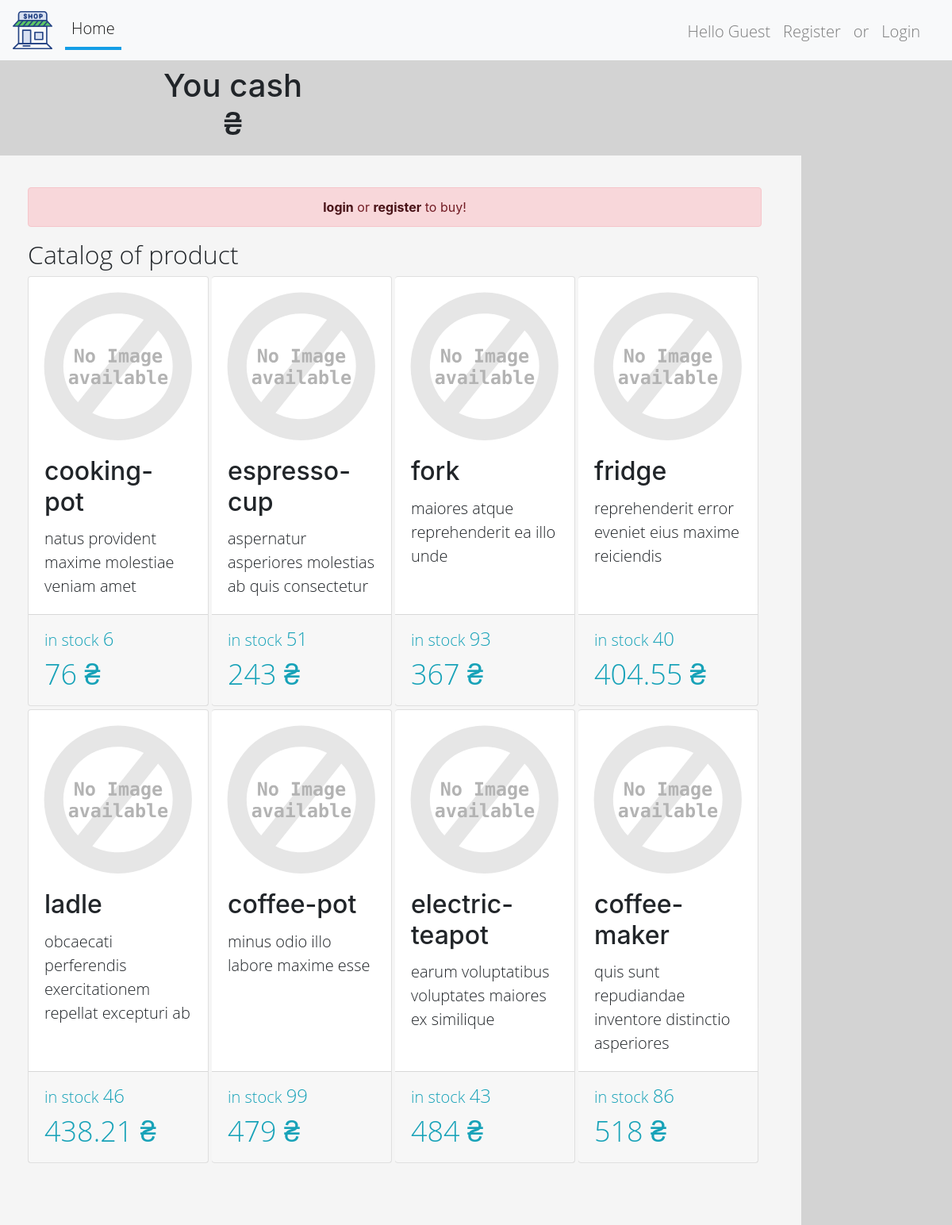
The page / on the database its author committed.
### shop/models.py (models this page shows, shortened)
class Product(models.Model):
    name = models.CharField(max_length=50)
    description = models.CharField(max_length=256)
    price = models.DecimalField(
        decimal_places=2,
        max_digits=12,
        validators=[MinValueValidator(Decimal('0.00'))])
    photo = models.FileField(upload_to='shop/product_image/')
    count = models.PositiveIntegerField()

### shop/views.py (the view)
# urls.py: path('', IndexView.as_view(), name='index'),
class IndexView(ListView):
    template_name = 'shop/product/index.html'
    model = models.Product
    queryset = model.objects.all()
    context_object_name = 'products'
    paginate_by = 8
    ordering = 'price'
    def get_context_data(self, **kwargs):  # todo for debug (delete)
        context = super().get_context_data(**kwargs)
        context.update({'purchase_create_form': forms.PurchaseCreateForm})
        if self.request.user.pk is not None:
            context.update({'cash': self.request.user.profile.cash})
        return context

### shop/templates/shop/product/index.html (shortened to what this page needs)
{% extends 'shop/page_item/base.html' %}
{% load staticfiles %}
{% block content %}
    <div id="cash">
        <h1 class="nav-link text-center">
            You cash <br> {{ cash|floatformat:"-2" }} ₴
        </h1>
    </div>
    <div class="col-md-10 col-sm-10 col-12 col box">
        {% if not user.is_authenticated %}
            <div class="alert alert-danger text-center" role="alert">
                <a href="{% url 'shop:user_login' %}" class="alert-link">login</a>
                or
                <a href="{% url 'shop:user_create' %}" class="alert-link">register</a>
                to buy!
            </div>
        {% endif %}
        <h2>Catalog of product</h2>
        <div class="card-group mx-0 px-0">
            {% for product in products %}
                {% include 'shop/product/card.html' %}
            {% empty %}
                <p>no product</p>
            {% endfor %}
        </div>
    </div>
{% endblock content %}

### shop/templates/shop/product/card.html (shortened to what this page needs)
{% load staticfiles %}
<div class="card rounded col-3 px-0 ml-0 mb-1 mr-1">
    <img class="card-img-top" src="{{ MEDIA_URL }}{{ product.photo }}" alt="image"
         onerror="if (this.src != 'static/images/alt.svg') this.src = '{% static "images/alt.svg" %}'"
    >
    <div class="card-body pt-0">
        <h5 class="card-title">{{ product.name }}</h5>
        <p class="card-text">{{ product.description }}</p>
    </div>
    <div class="card-footer pt-1" style="position: relative">
        <p class="text-info m-0 p-0 mt-2">in stock
            <span class="in-stock">{{ product.count }}</span></p>
        <p class="text-info m-0 p-0"><span class="cost">{{ product.price|floatformat:'-2' }} ₴</span></p>
    </div>
</div>

### files/static/css/style.css (style rules this page uses)
body { background-color: lightgrey; }
h2 { font-family: "Open Sans Light", sans-serif; }
p { font-family: "Open Sans Light", sans-serif; font-size: 20px; }
.box { background-color: whitesmoke; padding: 40px 50px 50px; }
.cost { font-size: 180%; }
.in-stock { font-size: 120%; }
.card-title { font-size: 200%; }

### rows shown on the page
Product: name "cooking-pot", description "natus provident maxime molestiae veniam amet", count "6", price "76"
Product: name "espresso-cup", description "aspernatur asperiores molestias ab quis consectetur", count "51", price "243"
Product: name "fork", description "maiores atque reprehenderit ea illo unde", count "93", price "367"
Product: name "fridge", description "reprehenderit error eveniet eius maxime reiciendis", count "40", price "404.55"
Product: name "ladle", description "obcaecati perferendis exercitationem repellat excepturi ab", count "46", price "438.21"
Product: name "coffee-pot", description "minus odio illo labore maxime esse", count "99", price "479"
Product: name "electric-teapot", description "earum voluptatibus voluptates maiores ex similique", count "43", price "484"
Product: name "coffee-maker", description "quis sunt repudiandae inventore distinctio asperiores", count "86", price "518"
